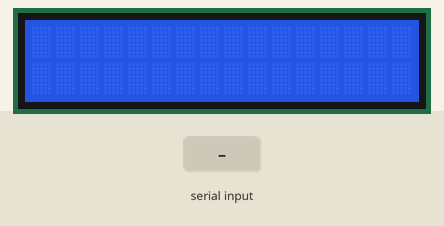
A sketch run on a simulated Arduino Uno, built with avr-gcc and run on an emulated ATmega328P. Parts: 16×2 character LCD. The test bench sets the inputs (shaded band). What the sketch prints to the serial monitor is not drawn.

Above: at 1.2 s.
1.3 s: byte 30 received over Serial
2.8 s: byte 90 received over Serial
At 3.8 s:
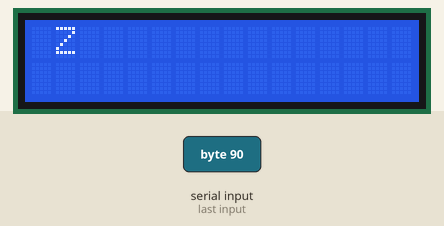
4.3 s: byte 120 received over Serial
At 5.0 s:
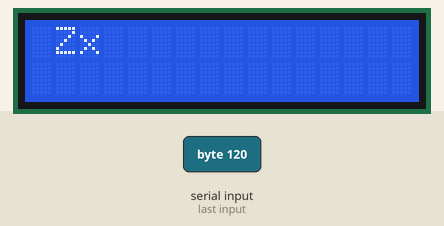
5.8 s: byte 30 received over Serial
7.3 s: byte 90 received over Serial
At 8.5 s:
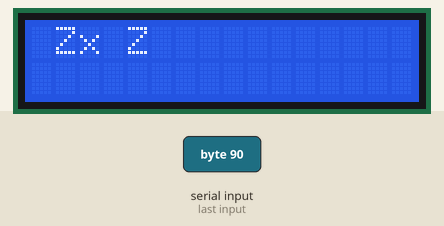
8.8 s: byte 120 received over Serial
At 9.6 s:
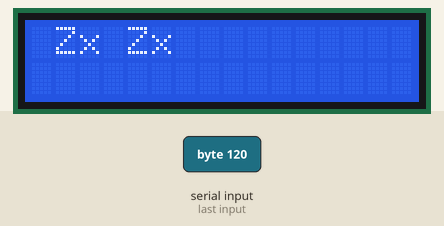
Timing chart, 0 to 11.3 s (numbered marks = the images above; inputs shaded):
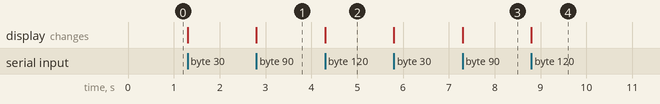

The sketch:

lcd_name.ino
```cpp
#include <LiquidCrystal.h>
LiquidCrystal lcd(12,11,5,4,3,2);
char data;
void setup(){
  Serial.begin(9600);
  lcd.begin(16,2);
  Serial.print("Bir isim giriniz:");

}
void loop(){
while(Serial.available()>0){
  data=Serial.read();
  lcd.write(data);
  Serial.print(data);
  }
}
```

Measured:
- after the input at 2.8 s, the display: changes at once (image 1)
- after the input at 4.3 s, the display: changes at once (image 2)
- after the input at 7.3 s, the display: changes at once (image 3)
- after the input at 8.8 s, the display: changes at once (image 4)
